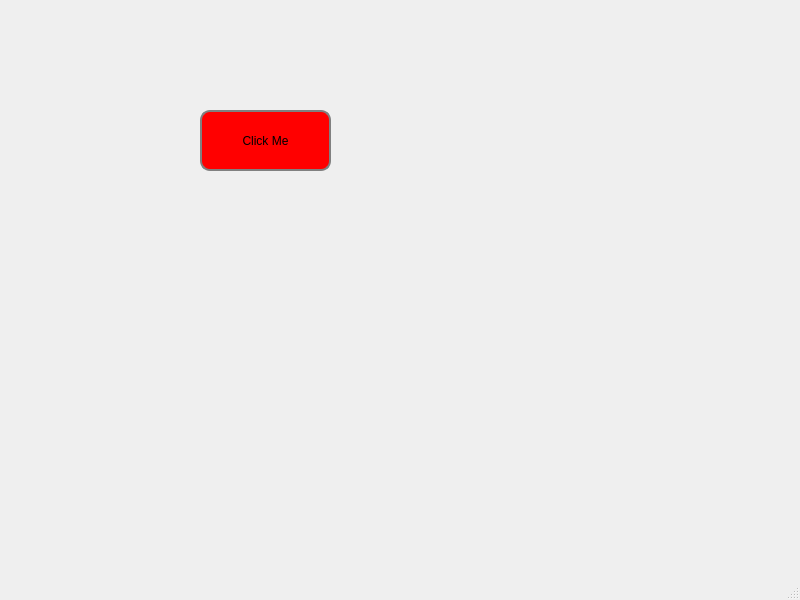
<?xml version="1.0" encoding="UTF-8"?>
<ui version="4.0">
 <class>MainWindow</class>
 <widget class="QMainWindow" name="MainWindow">
  <property name="geometry">
   <rect>
    <x>0</x>
    <y>0</y>
    <width>800</width>
    <height>600</height>
   </rect>
  </property>
  <property name="windowTitle">
   <string>MainWindow</string>
  </property>
  <property name="styleSheet">
   <string notr="true">QPushButton{
border : 2px solid gray;
border-radius : 10px;
padding : 0 6px;
background : red;
text -color: green;
}</string>
  </property>
  <widget class="QWidget" name="centralwidget">
   <widget class="QPushButton" name="pushButton">
    <property name="geometry">
     <rect>
      <x>200</x>
      <y>110</y>
      <width>131</width>
      <height>61</height>
     </rect>
    </property>
    <property name="text">
     <string>Click Me</string>
    </property>
   </widget>
  </widget>
  <widget class="QMenuBar" name="menubar">
   <property name="geometry">
    <rect>
     <x>0</x>
     <y>0</y>
     <width>800</width>
     <height>21</height>
    </rect>
   </property>
  </widget>
  <widget class="QStatusBar" name="statusbar"/>
 </widget>
 <resources/>
 <connections/>
</ui>
